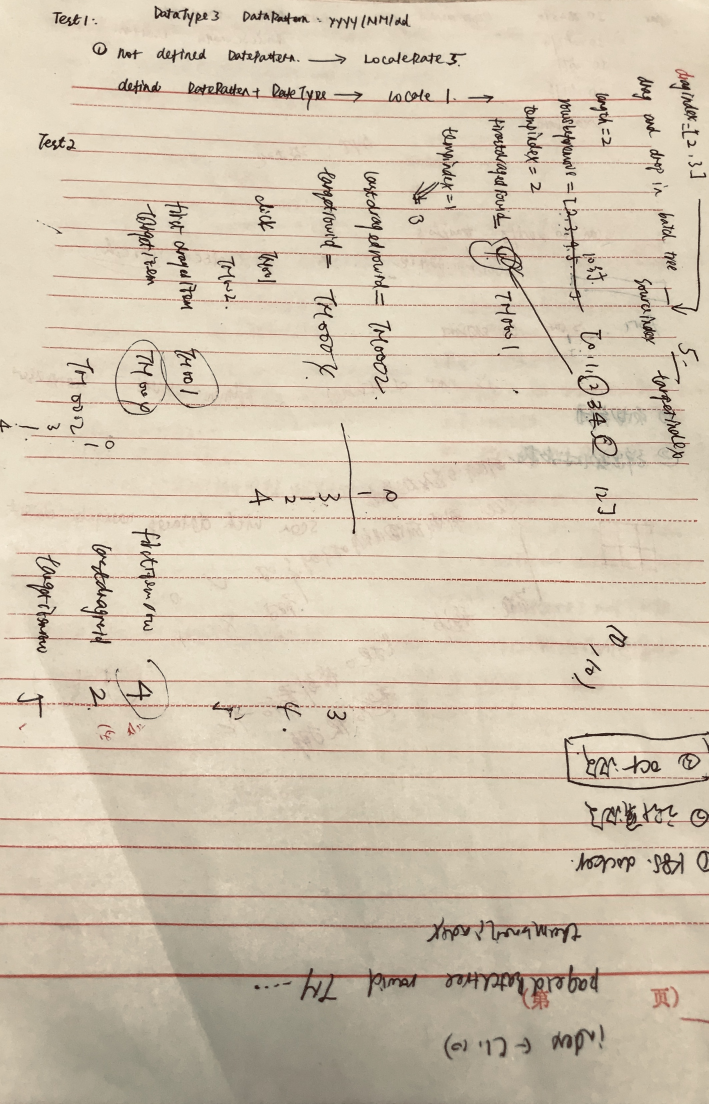
#> input picture 1.jpeg, 2125 x 3312 px, given in place of 1.png, which was not available (shown at 1/3 size)
$ python pipeline_deskew.py
#> lines starting #> are read from the running program, lines starting #| are printed output that depends on the picture; after the words box and inside, x2 and y2 are one past the last pixel; in counts of white or black regions, pixels touching at a corner belong together; long printed decimals are rounded; pictures that were not available may be replaced by others from this repository, and a replacement may not be noted
# -*- coding:utf-8 -*-
import numpy as np
import cv2
import os
import math
import copy

isShowImage = True
def showCV2Image(title, img):
    cv2.namedWindow(title, cv2.WINDOW_NORMAL | cv2.WINDOW_KEEPRATIO)  # 调整窗口大小并保持比例
    cv2.imshow(title, img)
    cv2.waitKey(0)

def angle_detect(gray, file):
    thresh = cv2.threshold(gray, 0, 255, cv2.THRESH_BINARY | cv2.THRESH_OTSU)[1]

    # grab the (x, y) coordinates of all pixel values that
    # are greater than zero, then use these coordinates to
    # compute a rotated bounding box that contains all
    # coordinates
    coords = np.column_stack(np.where(thresh > 0))
    angle = cv2.minAreaRect(coords)[-1]
    print('origin angle', angle)

    # the `cv2.minAreaRect` function returns values in the
    # range [-90, 0); as the rectangle rotates clockwise the
    # returned angle trends to 0 -- in this special case we
    # need to add 90 degrees to the angle

    if angle < -45:
        angle = -(90 + angle)
        # otherwise, just take the inverse of the angle to make
        # it positive
    else:
        angle = -angle

    print("[INFO] angle：", angle)

    log = open('deskew_pipeline/log.txt', 'a+')
    log.write(str(file) + ':' + '\n')
    log.write('deskew angle: ' + str(angle) + '\n')
    log.close()

    return angle

def deskew(angle, image):
    # rotate the image to deskew it
    (h, w) = image.shape[:2]
    center = (w // 2, h // 2)
    M = cv2.getRotationMatrix2D(center, angle, 1.0)
    # rotated = cv2.warpAffine(image, M, (w, h), flags=cv2.INTER_CUBIC, borderMode=cv2.BORDER_REPLICATE)
    rotated = cv2.warpAffine(image, M, (w, h), borderValue=(255, 255, 255))
    # draw the correction angle on the image so we can validate it
    # cv2.putText(rotated, "Angle: {:.2f} degrees".format(angle), (10, 30), cv2.FONT_HERSHEY_SIMPLEX, 0.7, (0, 0, 255), 2)

    return rotated

# [101 lines left out: function rotate90, not called in this run]

def rotate180(image):
    if len(image.shape) == 3:
        gray = cv2.cvtColor(image, cv2.COLOR_BGR2GRAY)
    elif len(image.shape) == 2:
        gray = image
    binary = cv2.adaptiveThreshold(~gray, 255, cv2.ADAPTIVE_THRESH_GAUSSIAN_C, cv2.THRESH_BINARY, 15, -10)  # 黑纸白字

    rows, cols = binary.shape
    print(rows, cols)
    scale = 20

    # 识别竖线
    kernel = cv2.getStructuringElement(cv2.MORPH_RECT, (1, rows // scale))
    eroded = cv2.erode(binary, kernel, iterations=1)
    dilatedrow = cv2.dilate(eroded, kernel, iterations=1)

    binary = cv2.bitwise_xor(binary, dilatedrow)

    newimg = np.zeros((rows, cols), np.uint8)

    # 纵轴投影
    # 先求和
    rowsum = binary.sum(axis=0)
    max_value = int(max(rowsum) / 255)
    for i in range(cols):
        if rowsum[i] == 0:
            for x in range(rows):
                newimg[x][i] = 0
        else:
            t = int(rowsum[i] / 255)
            for p in range(t):
                newimg[p][i] = 255
            if t == max_value:
                point = i
    # print('point', point)

    #保存投影图片
    # cv2.imwrite('rotation_test/pro_judge_2/180_wrong_projectionimage/' + str(file), newimg)

    # 判断投影起终点时，需要加一定的偏差，可能是图片的边界也被当做了一条线
    start = 0  # 投影起点
    for i in range(cols - 5):
        if newimg[0][i] != 0:
            if (newimg[0][i + 5] - newimg[0][i]) != 0:
                continue
            else:
                start = i
                break

    end = 0  # 投影终点
    for i in range(cols - 1, 4, -1):
        if newimg[0][i] != 0:
            if (newimg[0][i - 5] - newimg[0][i]) != 0:
                continue
            else:
                end = i
                break

    mid = int((start + end) /2)
    quater = int((start + end) / 4)
    behind = int((start + end) *3/ 4)

    mid_value = int(rowsum[int(len(rowsum) / 2)] / 255)
    ang = 0
    if mid_value > 20:  # 单列
        if point > mid and point <= end:
            print('180°')
            ang = 180
    else:  # 双列
        if (point < mid and point >= quater) or (point <= end and point >= behind):
            print('180°')
            ang = 180


    length = math.sqrt(pow(cols, 2) + pow(rows, 2))

    img = cv2.copyMakeBorder(gray, int((length - rows) / 2), int((length - rows) / 2), int((length - cols) / 2),
                             int((length - cols) / 2), cv2.BORDER_CONSTANT, value=(255, 255, 255))

    rows1, cols1 = img.shape[:2]
    center = (cols1 // 2, rows1 // 2)

    transform = cv2.getRotationMatrix2D(center, ang, 1)
    rotate = cv2.warpAffine(img, transform, (cols1, rows1), flags=cv2.INTER_CUBIC, borderMode=cv2.BORDER_REPLICATE)

    x1 = int(cols1 / 2) - int(cols / 2)
    y1 = int(rows1 / 2) - int(rows / 2)
    x2 = int(cols1 / 2) + int(cols / 2)
    y2 = int(rows1 / 2) + int(rows / 2)

    img2 = rotate[y1:y2, x1:x2]

    log = open('deskew_pipeline/log.txt', 'a+')
    log.write('rotation180 angle: ' + str(ang) + '\n')
    log.close()

    return ang, img2

def hough(image):
    gray = cv2.cvtColor(image, cv2.COLOR_BGR2GRAY)
    binary = cv2.adaptiveThreshold(~gray, 255, cv2.ADAPTIVE_THRESH_GAUSSIAN_C, cv2.THRESH_BINARY, 15, -10)  # 黑纸白字

    hough_lines = cv2.HoughLines(binary, 1, np.pi / 180, 400)
    lines_shape = hough_lines.shape

    angles = 0  # 倾斜角度
    line_num = lines_shape[0]
    for i in range(line_num):
        rho = hough_lines[i][0][0]
        theta = hough_lines[i][0][1]
        # print('line theta', theta)
        a = math.cos(theta)
        b = math.sin(theta)

        x0 = a * rho
        y0 = b * rho

        x1 = int(round(x0 + 1000 * (-b)))
        y1 = int(round(y0 + 1000 * a))
        x2 = int(round(x0 - 1000 * (-b)))
        y2 = int(round(y0 - 1000 * a))

        angles += theta

        lines = cv2.line(image, (x1, y1), (x2, y2), (55, 100, 195), 2)
    if isShowImage:
        showCV2Image('lines', lines)

    print('hough angle', angles)
    return angles, line_num

if __name__ == '__main__':
    # [6 lines of commented-out code are left out]
    file = 'image_enhancement/1.png'
    image = cv2.imread(file)
#> image is the input picture: shape (3312, 2125, 3); mean B, G, R 175.3, 195.7, 208.8
    if isShowImage:
        showCV2Image('image', image)
    gray = cv2.cvtColor(image, cv2.COLOR_BGR2GRAY)
    gray = cv2.bitwise_not(gray)

    angle = angle_detect(gray, file)
#> in angle_detect, `thresh = cv2.threshold(gray, 0, 255, cv2.THRESH_BINARY | cv2.THRESH_OT..`:
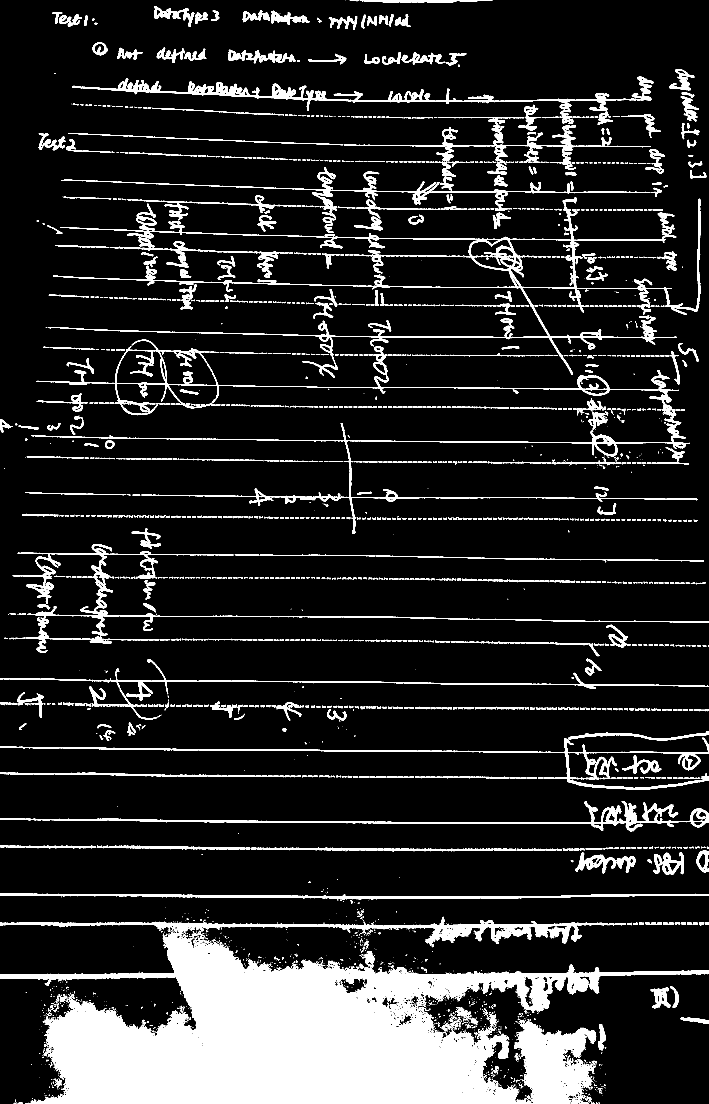
#> thresh: shape (3312, 2125) (shown at 1/3 size); 13.6% white; 2913 white regions (1395 under 20 px), largest, box (x1, y1, x2, y2) and area: (0, 2750, 2125, 3312) 552224, (144, 592, 2030, 1124) 40173, (108, 1019, 2070, 1602) 30733
#> in angle_detect, `coords = np.column_stack(np.where(thresh > 0))`: coords = 957124 pairs, first value 0 to 3311, second value 0 to 2124
#> in angle_detect, `angle = cv2.minAreaRect(coords)[-1]`: angle = -90
#| origin angle -90.0
#> in angle_detect, `angle = -(90 + angle)`: angle = 0
#| [INFO] angle： -0.0
#> angle = 0
    # angle = math.ceil(angle)

    img = deskew(angle, image)
#> in deskew, `M = cv2.getRotationMatrix2D(center, angle, 1.0)`: M = [[1, 0, 0], [0, 1, 0]]
    img3 = copy.deepcopy(img)
    if isShowImage:
        showCV2Image('img', img)

    # deskew只能返回-90°到0°之间的角度，所以后续还需跟上±90°和180°的检测
    # 但需要判断，如果是转正了的图片，再送去转90°，可能会错

    angle0, line_num = hough(img)
#> in hough, `hough_lines = cv2.HoughLines(binary, 1, np.pi / 180, 400)`: hough_lines = 192 rows, first 8: [2690, 1.57], [2925, 1.57], [2467, 1.57], [2930, 1.57], [1648, 1.59], [1832, 1.59], [1901, 1.59], [2772, 1.57]
#> the loop in hough, `for i in range(line_num):` made 192 passes
#> (rho, theta, a, b, x0, y0, x1, y1) on passes 1 to 3: (2690, 1.57, -4.37e-08, 1, -0.000118, 2690, -1000, 2690), (2925, 1.57, -4.37e-08, 1, -0.000128, 2925, -1000, 2925), (2467, 1.57, -4.37e-08, 1, -0.000108, 2467, -1000, 2467)
#> after the loop in hough, `for i in range(line_num):`:
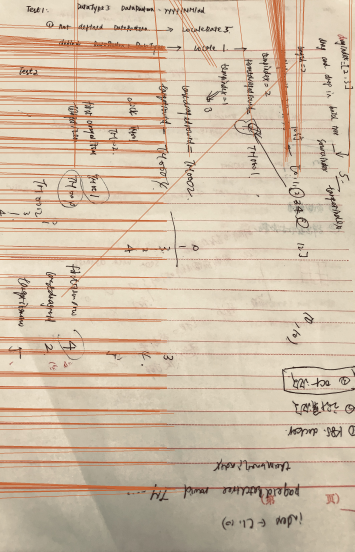
#> image: shape (3312, 2125, 3) (shown at 1/6 size); mean B, G, R 168, 190.1, 208.3
#> after the loop in hough, `for i in range(line_num):`: angles = 333.6
#| hough angle 333.585
#> angle0 = 333.6; line_num = 192
    angles = int(angle0 / line_num)
#> angles = 1

    print('angle0', angle0, line_num)
#| angle0 333.585 192
    print('angles', angles)
#| angles 1
    # angle0 = math.ceil(angle0)

    #第一种判断方法，以80°为分界线，将deskew检测的角度与hough变换检测的角度求和与90°做差，若小于10°，则直接进行180度判断
    if angle0 <= 1:
        angle1, img1 = rotate90(img3)
        if isShowImage:
            showCV2Image('img1', img1)
        angle2, img2 = rotate180(img1)
        if isShowImage:
            showCV2Image('img2', img2)
        final_angle = angle + angle2 + angle1
        print('angle2', angle2)
        print('final angle', final_angle)
    else:
        angle2, img2 = rotate180(img3)
#| 3312 2125
#> in rotate180, `eroded = cv2.erode(binary, kernel, iterations=1)`:
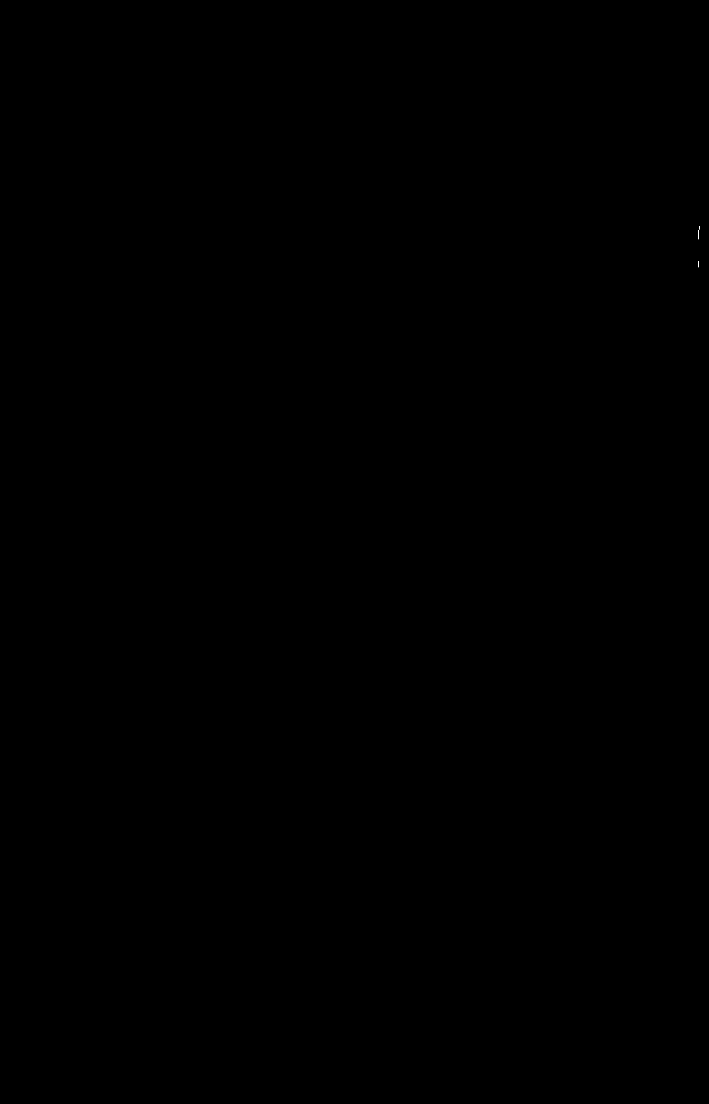
#> eroded: shape (3312, 2125) (shown at 1/3 size); 0% white in thin lines or dots, all inside (x1, y1, x2, y2) = (2095, 678, 2099, 802)
#> in rotate180, `rowsum = binary.sum(axis=0)`: rowsum = 2125 values, max 111945 at index 1778, min 10965 at index 27, mean 46961.5
#> in rotate180, `max_value = int(max(rowsum) / 255)`: max_value = 439
#> the loop in rotate180, `for i in range(cols):` made 2125 passes
#> t on passes 1 to 8: 45, 61, 69, 76, 72, 63, 57, 56
#> in rotate180, `img2 = rotate[y1:y2, x1:x2]`:
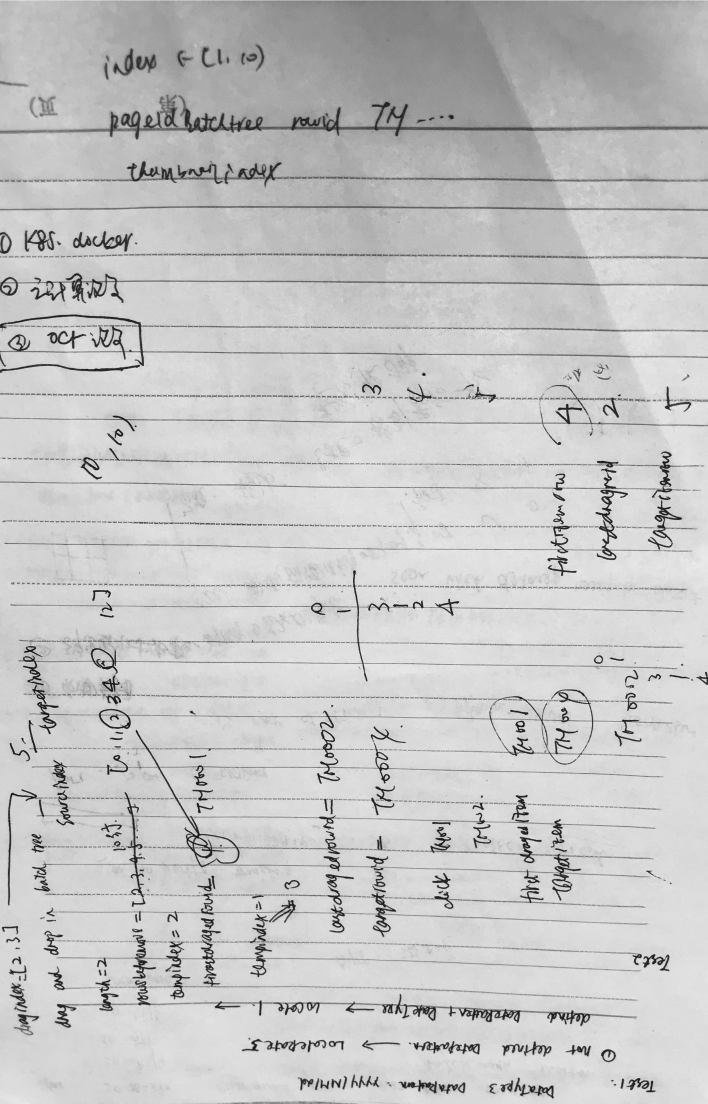
#> img2: shape (3312, 2124) (shown at 1/3 size); min 6, max 255, mean 197.3
        if isShowImage:
            showCV2Image('img2', img2)
        final_angle = angle + angle2
        print('angle2', angle2)
#| angle2 180
        print('final angle', final_angle)
#| final angle 180.0

    log = open('deskew_pipeline/log.txt', 'a+')
    log.write('final angle: ' + str(final_angle) + '\n')
    log.write('\n')
    log.close()

    cv2.imwrite('deskew_pipeline/1_15_deskewed.png', img2)
